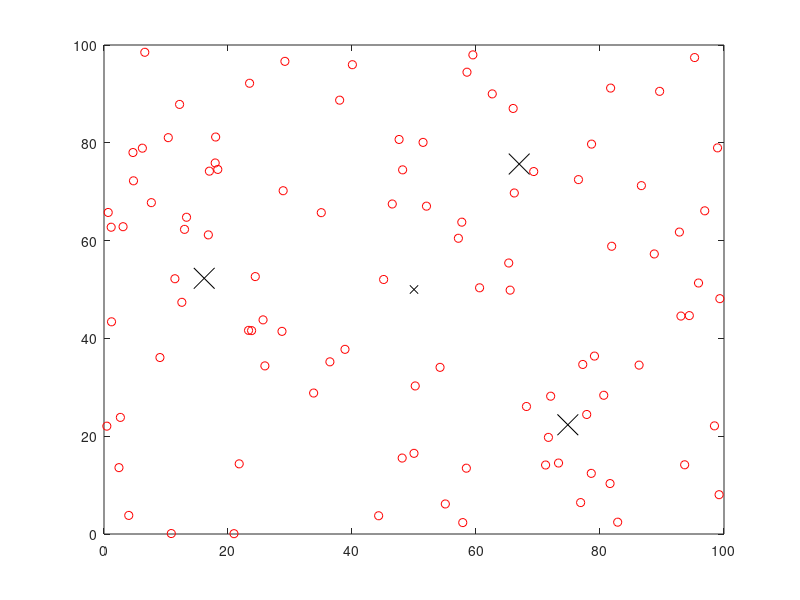

Write the MATLAB code that produced this figure.
clc; clear; close;

%%%%%%%%%%%%%%%%%%%% PARAMETERS %%%%%%%%%%%%%%%%%%%%

% Field Dimensions
x_max = 100;
y_max = 100;

% Sink Coordinates
sink.x = 0.5 * x_max;
sink.y = 0.5 * y_max;

% Number of Nodes
NUM_NODES = 100;

% Number of Clusters
k = 3;

% Creating a random sensor network
figure(1);

for i = 1:1:NUM_NODES
    S(i, 1) = rand(1, 1) * x_max;
    S(i, 2) = rand(1, 1) * y_max;
    
    plot(S(i, 1), S(i, 2), 'red o');
    hold on;
end

disp(S);

plot(sink.x, sink.y, 'black x');
hold on;

[idx, C] = kmeans(S, k);
disp(idx);
disp(C);
plot(C(:,1), C(:,2), 'black x', 'MarkerSize', 15);
hold on;